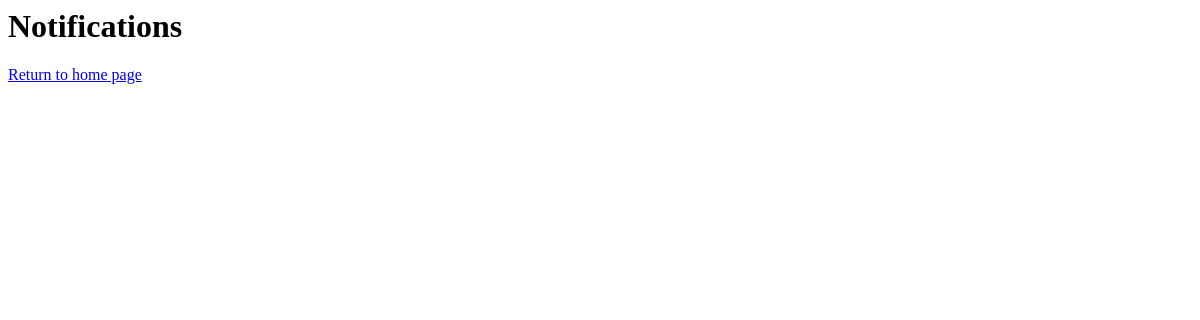
Before: /users/notifications/ (signed in) with the older database file.
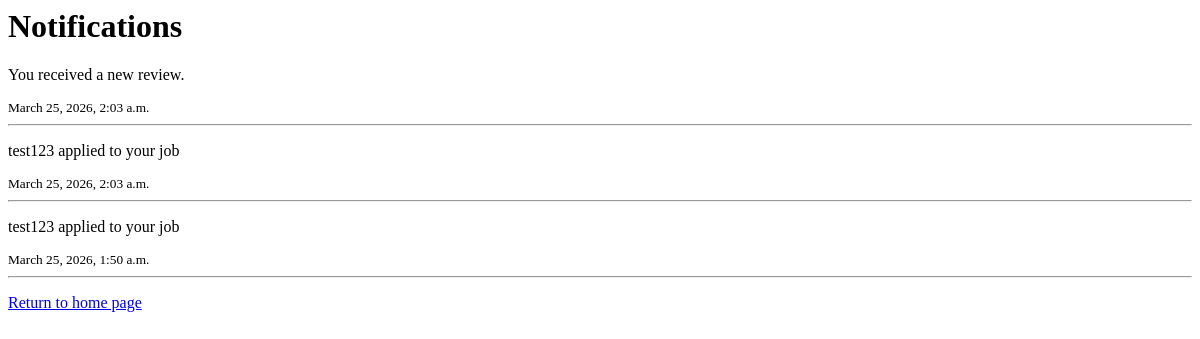
After: the same page with the newer database file.
### users/models.py (models this page shows)
class Notifications(models.Model):
    NOTIFICATION_TYPES = (
        ('application', 'Application'),
        ('review', 'Review'),
        ('status_update', 'Status Update'),
    )
    user = models.ForeignKey(User, on_delete=models.CASCADE, related_name='notifications')
    notification_type = models.CharField(max_length=50, choices=NOTIFICATION_TYPES)
    message = models.TextField()
    is_read = models.BooleanField(default=False)
    created_at = models.DateTimeField(auto_now_add=True)
    related_job = models.ForeignKey(JobListing, null=True, blank=True, on_delete=models.CASCADE)
    related_application = models.ForeignKey(JobApplication, null=True, blank=True, on_delete=models.CASCADE)

### users/views.py (the view)
# urls.py: path('notifications/', views.notifications, name='notifications'),
@login_required
def notifications(request):
    notifications = request.user.notifications.order_by('-created_at')
    return render(request, 'users/notifications.html', {'notifications': notifications})

### users/context_processors.py (called while the page is built)
def unread_messages(request):
    if request.user.is_authenticated:
        conversations = Conversation.objects.filter(
            messages__is_read=False
        ).exclude(messages__sender=request.user).distinct()
        count = conversations.count()
    else:
        count = 0
    return {'unread_count': count}

### users/templates/users/notifications.html
<h1>Notifications</h1>
{% for notification in notifications %}
    <div>
        <p>{{ notification.message }}</p>
        <small>{{ notification.created_at }}</small>
        <hr>
    </div>
{% endfor %}
<p><a href="/">Return to home page</a></p>

Changed rows visible on the page:
added Notifications: message "You received a new review.", created_at "March 25, 2026, 2:03 a.m."
added Notifications: message "test123 applied to your job", created_at "March 25, 2026, 2:03 a.m."
added Notifications: message "test123 applied to your job", created_at "March 25, 2026, 1:50 a.m."
